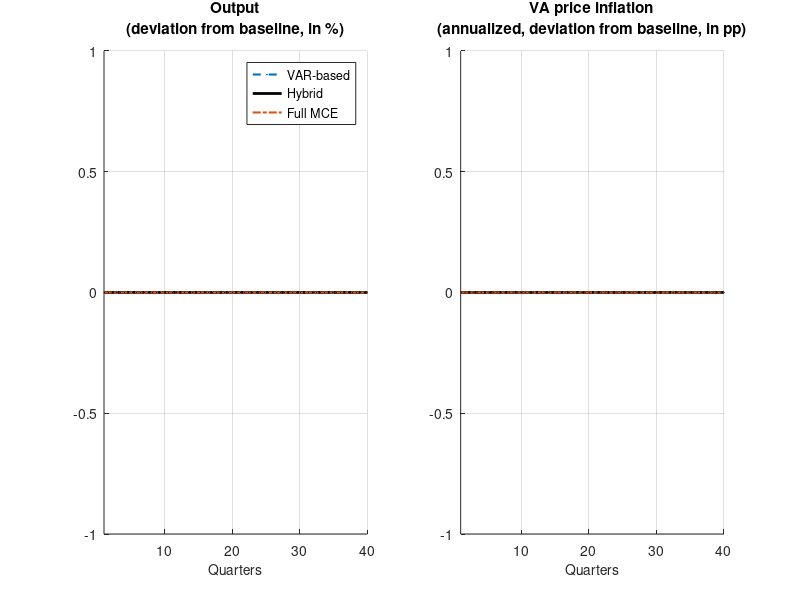

This figure's MATLAB source: (Note: this script raises an error after producing the figure.)
%% generate_three_regime_irfs.m
% Replicates FR-BDF Figure 6.2.2: Three-regime monetary policy IRF comparison
% Creates 2-panel figure: (a) Output gap, (b) VA price inflation
%
% Runs au_pac_var.mod, au_pac.mod (hybrid), au_pac_mce.mod sequentially,
% saves IRFs to temp .mat files between runs, then overlays.
%
% Usage: cd to c:\Users\david\french_model\dynare\ and run in MATLAB.
%
% Output:
%   - three_regime_monetary_irf.png (2-panel FR-BDF Figure 6.2.2 style)
%   - three_regime_full_comparison.png (15-panel all variables)
%   - Markdown tables printed to console for documentation

clear; clc;
addpath('C:\dynare\6.5\matlab');
cd('c:\Users\david\french_model\dynare');

fprintf('=== Three-Regime IRF Comparison ===\n');
fprintf('Replicating FR-BDF Figure 6.2.2\n\n');

%% Configuration
shock_name = 'eps_i';
T_plot = 80;  % quarters to plot (FR-BDF uses 80)

% Variables to extract (must match stoch_simul var_list in all .mod files)
vars_all = {'yhat_au', 'pi_au', 'i_au', 'piQ', 'dln_c', 'dln_ib', ...
            'dln_ih', 'dln_n', 'pi_w', 's_gap', 'i_10y'};
var_labels = {'Output gap', 'CPI inflation', 'Policy rate', ...
              'VA price inflation', 'Consumption', 'Business investment', ...
              'Housing investment', 'Employment', 'Wage inflation', ...
              'Exchange rate', '10Y yield'};

% Regime names, files, plot styles
regime_names  = {'VAR-based', 'Hybrid', 'Full MCE'};
regime_files  = {'au_pac_var', 'au_pac', 'au_pac_mce'};
regime_colors = {[0 0.447 0.741], [0 0 0], [0.850 0.325 0.098]};
regime_styles = {'--', '-', '-.'};
regime_widths = [1.5, 2.0, 1.5];
regime_markers = {'.', 'none', 'none'};

%% Run each regime
for r = 1:3
    fprintf('--- Running regime %d/3: %s (%s.mod) ---\n', r, regime_names{r}, regime_files{r});
    try
        eval(['dynare ' regime_files{r} ' noclearall nograph']);

        % Extract IRFs for this regime
        irfs_regime = struct();
        for v = 1:length(vars_all)
            field = [vars_all{v} '_' shock_name];
            if isfield(oo_.irfs, field)
                irfs_regime.(field) = oo_.irfs.(field);
            else
                fprintf('  WARNING: %s not found in %s\n', field, regime_files{r});
                irfs_regime.(field) = zeros(1, 40);
            end
        end

        % Save to temp file
        save(['temp_irfs_regime_' num2str(r) '.mat'], 'irfs_regime');
        fprintf('  Saved IRFs for %s\n', regime_names{r});

    catch ME
        fprintf('  ERROR running %s: %s\n', regime_files{r}, ME.message);
        % Create empty IRFs so plotting doesn't fail
        irfs_regime = struct();
        for v = 1:length(vars_all)
            irfs_regime.([vars_all{v} '_' shock_name]) = zeros(1, 40);
        end
        save(['temp_irfs_regime_' num2str(r) '.mat'], 'irfs_regime');
    end

    % Clear Dynare globals for next run
    clear M_ oo_ options_ estim_params_ bayestopt_ dataset_ dataset_info;
end

%% Load all three regime IRFs
all_irfs = cell(1, 3);
for r = 1:3
    tmp = load(['temp_irfs_regime_' num2str(r) '.mat']);
    all_irfs{r} = tmp.irfs_regime;
end

%% ========================================================================
%  FIGURE 1: FR-BDF Figure 6.2.2 style — 2-panel (Output + VA price)
%  ========================================================================
fprintf('\n--- Generating FR-BDF Figure 6.2.2 style plot ---\n');

fig1 = figure('Position', [100 100 1000 400], 'Color', 'w', 'Visible', 'off');

panel_vars   = {'yhat_au', 'piQ'};
panel_titles = {'Output', 'VA price inflation'};
panel_ylabels = {'(deviation from baseline, in %)', '(annualized, deviation from baseline, in pp)'};
annualize    = [0, 1];  % multiply piQ by 4 for annualized

for p = 1:2
    subplot(1, 2, p);
    hold on;

    for r = 1:3
        field = [panel_vars{p} '_' shock_name];
        irf_data = all_irfs{r}.(field);
        T_avail = length(irf_data);
        T_use = min(T_plot, T_avail);

        y = irf_data(1:T_use);
        if annualize(p)
            y = y * 4;  % quarterly rate -> annualized
        end

        plot(1:T_use, y, ...
            'Color', regime_colors{r}, ...
            'LineStyle', regime_styles{r}, ...
            'LineWidth', regime_widths(r), ...
            'Marker', regime_markers{r}, ...
            'MarkerSize', 4);
    end

    plot([1 T_plot], [0 0], 'k:', 'LineWidth', 0.5);
    xlabel('Quarters', 'FontSize', 10);
    title({panel_titles{p}; panel_ylabels{p}}, 'FontSize', 11);

    if p == 1
        legend(regime_names, 'Location', 'best', 'FontSize', 9);
    end

    xlim([1 min(T_plot, T_avail)]);
    grid on;
    set(gca, 'FontSize', 10);
    hold off;
end

sgtitle('Monetary policy responses under different types of expectations', ...
    'FontSize', 13, 'FontWeight', 'bold');

print(fig1, 'three_regime_monetary_irf', '-dpng', '-r300');
fprintf('  Saved: three_regime_monetary_irf.png\n');
close(fig1);

%% ========================================================================
%  FIGURE 2: Full 15-panel comparison (all variables)
%  ========================================================================
fprintf('--- Generating full variable comparison plot ---\n');

fig2 = figure('Position', [50 50 1400 900], 'Color', 'w', 'Visible', 'off');

nVars = length(vars_all);
nRows = ceil(nVars / 4);

for v = 1:nVars
    subplot(nRows, 4, v);
    hold on;

    for r = 1:3
        field = [vars_all{v} '_' shock_name];
        irf_data = all_irfs{r}.(field);
        T_avail = length(irf_data);
        T_use = min(T_plot, T_avail);

        plot(1:T_use, irf_data(1:T_use), ...
            'Color', regime_colors{r}, ...
            'LineStyle', regime_styles{r}, ...
            'LineWidth', regime_widths(r));
    end

    plot([1 min(T_plot, T_avail)], [0 0], 'k:', 'LineWidth', 0.5);
    title(var_labels{v}, 'FontSize', 9);
    xlabel('Quarters', 'FontSize', 8);
    ylabel('% dev.', 'FontSize', 8);
    xlim([1 min(T_plot, T_avail)]);
    grid on;
    set(gca, 'FontSize', 8);
    hold off;
end

% Add legend in empty subplot
if nVars < nRows * 4
    subplot(nRows, 4, nRows * 4);
    hold on;
    for r = 1:3
        plot(NaN, NaN, 'Color', regime_colors{r}, ...
            'LineStyle', regime_styles{r}, 'LineWidth', regime_widths(r));
    end
    legend(regime_names, 'Location', 'best', 'FontSize', 12);
    axis off;
end

sgtitle('Three-regime comparison: all variables (monetary policy shock)', ...
    'FontSize', 13, 'FontWeight', 'bold');

print(fig2, 'three_regime_full_comparison', '-dpng', '-r300');
fprintf('  Saved: three_regime_full_comparison.png\n');
close(fig2);

%% ========================================================================
%  Print markdown tables for documentation
%  ========================================================================
fprintf('\n\n=== MARKDOWN TABLES FOR DOCUMENTATION ===\n\n');

% Table 1: Output gap and VA price inflation across regimes
fprintf('#### Table 6.2.1: Three-regime IRF comparison (monetary policy shock)\n\n');
fprintf('| Quarter | Output (VAR) | Output (Hyb) | Output (MCE) | piQ ann. (VAR) | piQ ann. (Hyb) | piQ ann. (MCE) |\n');
fprintf('|---------|-------------|-------------|-------------|---------------|---------------|---------------|\n');

quarters_table = [1, 2, 4, 8, 12, 20, 40];
for q = quarters_table
    vals = zeros(1, 6);
    for r = 1:3
        field_y = ['yhat_au_' shock_name];
        field_p = ['piQ_' shock_name];
        irf_y = all_irfs{r}.(field_y);
        irf_p = all_irfs{r}.(field_p);
        if q <= length(irf_y)
            vals(r) = irf_y(q);
            vals(r+3) = irf_p(q) * 4;  % annualized
        end
    end
    fprintf('| Q%d | %.4f | %.4f | %.4f | %.4f | %.4f | %.4f |\n', q, vals);
end

% Table 2: Peak responses for all variables
fprintf('\n#### Table 6.2.2: Peak IRF comparison across regimes\n\n');
fprintf('| Variable | Peak (VAR) | Qtr | Peak (Hyb) | Qtr | Peak (MCE) | Qtr |\n');
fprintf('|----------|-----------|-----|-----------|-----|-----------|-----|\n');

for v = 1:nVars
    field = [vars_all{v} '_' shock_name];
    fprintf('| %s ', var_labels{v});
    for r = 1:3
        irf_data = all_irfs{r}.(field);
        [peak_val, peak_q] = max(abs(irf_data));
        peak_sign = sign(irf_data(peak_q));
        fprintf('| %+.4f | Q%d ', peak_sign*peak_val, peak_q);
    end
    fprintf('|\n');
end

%% Cleanup temp files
for r = 1:3
    fname = ['temp_irfs_regime_' num2str(r) '.mat'];
    if exist(fname, 'file')
        delete(fname);
    end
end

fprintf('\n=== Three-regime IRF comparison complete ===\n');
